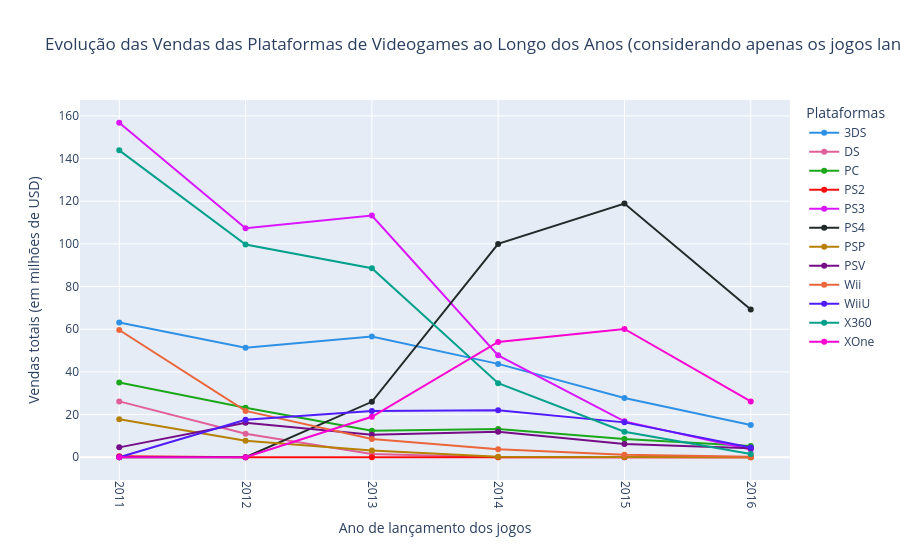

Source (notebook cell):
### Code cell
# Exibindo um gráfico de linhas para visualizar a tendência dos valores da tabela ao longo dos anos:
fig3 = px.line( 
    sales_per_year_platform_relevant,
    x='year_of_release',
    y=sales_per_year_platform_relevant.columns[1:], # Selecionando todas as colunas, exceto a primeira (ano)
    title='Evolução das Vendas das Plataformas de Videogames ao Longo dos Anos (considerando apenas os jogos lançados entre 2011 e 2016)',
    labels={'year_of_release':'Ano de lançamento dos jogos', 'value':'Vendas totais (em milhões de USD)'},
    color_discrete_sequence=px.colors.qualitative.Dark24,
    markers=True
)
fig3.update_xaxes(dtick=1, tickangle=90)
fig3.update_layout(legend_title_text='Plataformas')
fig3.show()

### Figure 1 — Plotly figure (JSON) as saved in the notebook; plotly's stock layout.template omitted (floating-point values rounded to 4 significant figures)
{"data": [{"hovertemplate": "variable=3DS<br>Ano de lançamento dos jogos=%{x}<br>Vendas totais (em milhões de USD)=%{y}<extra></extra>", "legendgroup": "3DS", "line": {"color": "#2E91E5", "dash": "solid"}, "marker": {"symbol": "circle"}, "mode": "lines+markers", "name": "3DS", "orientation": "v", "showlegend": true, "type": "scatter", "x": [2011, 2012, 2013, 2014, 2015, 2016], "xaxis": "x", "y": [63.2, 51.36, 56.57, 43.76, 27.78, 15.14], "yaxis": "y"}, {"hovertemplate": "variable=DS<br>Ano de lançamento dos jogos=%{x}<br>Vendas totais (em milhões de USD)=%{y}<extra></extra>", "legendgroup": "DS", "line": {"color": "#E15F99", "dash": "solid"}, "marker": {"symbol": "circle"}, "mode": "lines+markers", "name": "DS", "orientation": "v", "showlegend": true, "type": "scatter", "x": [2011, 2012, 2013, 2014, 2015, 2016], "xaxis": "x", "y": [26.18, 11.01, 1.54, 0.0, 0.0, 0.0], "yaxis": "y"}, {"hovertemplate": "variable=PC<br>Ano de lançamento dos jogos=%{x}<br>Vendas totais (em milhões de USD)=%{y}<extra></extra>", "legendgroup": "PC", "line": {"color": "#1CA71C", "dash": "solid"}, "marker": {"symbol": "circle"}, "mode": "lines+markers", "name": "PC", "orientation": "v", "showlegend": true, "type": "scatter", "x": [2011, 2012, 2013, 2014, 2015, 2016], "xaxis": "x", "y": [35.03, 23.22, 12.38, 13.28, 8.52, 5.25], "yaxis": "y"}, {"hovertemplate": "variable=PS2<br>Ano de lançamento dos jogos=%{x}<br>Vendas totais (em milhões de USD)=%{y}<extra></extra>", "legendgroup": "PS2", "line": {"color": "#FB0D0D", "dash": "solid"}, "marker": {"symbol": "circle"}, "mode": "lines+markers", "name": "PS2", "orientation": "v", "showlegend": true, "type": "scatter", "x": [2011, 2012, 2013, 2014, 2015, 2016], "xaxis": "x", "y": [0.45, 0.0, 0.0, 0.0, 0.0, 0.0], "yaxis": "y"}, {"hovertemplate": "variable=PS3<br>Ano de lançamento dos jogos=%{x}<br>Vendas totais (em milhões de USD)=%{y}<extra></extra>", "legendgroup": "PS3", "line": {"color": "#DA16FF", "dash": "solid"}, "marker": {"symbol": "circle"}, "mode": "lines+markers", "name": "PS3", "orientation": "v", "showlegend": true, "type": "scatter", "x": [2011, 2012, 2013, 2014, 2015, 2016], "xaxis": "x", "y": [156.8, 107.4, 113.2, 47.76, 16.82, 3.6], "yaxis": "y"}, {"hovertemplate": "variable=PS4<br>Ano de lançamento dos jogos=%{x}<br>Vendas totais (em milhões de USD)=%{y}<extra></extra>", "legendgroup": "PS4", "line": {"color": "#222A2A", "dash": "solid"}, "marker": {"symbol": "circle"}, "mode": "lines+markers", "name": "PS4", "orientation": "v", "showlegend": true, "type": "scatter", "x": [2011, 2012, 2013, 2014, 2015, 2016], "xaxis": "x", "y": [0.0, 0.0, 25.99, 100.0, 118.9, 69.25], "yaxis": "y"}, {"hovertemplate": "variable=PSP<br>Ano de lançamento dos jogos=%{x}<br>Vendas totais (em milhões de USD)=%{y}<extra></extra>", "legendgroup": "PSP", "line": {"color": "#B68100", "dash": "solid"}, "marker": {"symbol": "circle"}, "mode": "lines+markers", "name": "PSP", "orientation": "v", "showlegend": true, "type": "scatter", "x": [2011, 2012, 2013, 2014, 2015, 2016], "xaxis": "x", "y": [17.82, 7.69, 3.14, 0.24, 0.12, 0.0], "yaxis": "y"}, {"hovertemplate": "variable=PSV<br>Ano de lançamento dos jogos=%{x}<br>Vendas totais (em milhões de USD)=%{y}<extra></extra>", "legendgroup": "PSV", "line": {"color": "#750D86", "dash": "solid"}, "marker": {"symbol": "circle"}, "mode": "lines+markers", "name": "PSV", "orientation": "v", "showlegend": true, "type": "scatter", "x": [2011, 2012, 2013, 2014, 2015, 2016], "xaxis": "x", "y": [4.63, 16.19, 10.59, 11.9, 6.25, 4.25], "yaxis": "y"}, {"hovertemplate": "variable=Wii<br>Ano de lançamento dos jogos=%{x}<br>Vendas totais (em milhões de USD)=%{y}<extra></extra>", "legendgroup": "Wii", "line": {"color": "#EB663B", "dash": "solid"}, "marker": {"symbol": "circle"}, "mode": "lines+markers", "name": "Wii", "orientation": "v", "showlegend": true, "type": "scatter", "x": [2011, 2012, 2013, 2014, 2015, 2016], "xaxis": "x", "y": [59.65, 21.71, 8.59, 3.75, 1.14, 0.18], "yaxis": "y"}, {"hovertemplate": "variable=WiiU<br>Ano de lançamento dos jogos=%{x}<br>Vendas totais (em milhões de USD)=%{y}<extra></extra>", "legendgroup": "WiiU", "line": {"color": "#511CFB", "dash": "solid"}, "marker": {"symbol": "circle"}, "mode": "lines+markers", "name": "WiiU", "orientation": "v", "showlegend": true, "type": "scatter", "x": [2011, 2012, 2013, 2014, 2015, 2016], "xaxis": "x", "y": [0.0, 17.56, 21.65, 22.03, 16.35, 4.6], "yaxis": "y"}, {"hovertemplate": "variable=X360<br>Ano de lançamento dos jogos=%{x}<br>Vendas totais (em milhões de USD)=%{y}<extra></extra>", "legendgroup": "X360", "line": {"color": "#00A08B", "dash": "solid"}, "marker": {"symbol": "circle"}, "mode": "lines+markers", "name": "X360", "orientation": "v", "showlegend": true, "type": "scatter", "x": [2011, 2012, 2013, 2014, 2015, 2016], "xaxis": "x", "y": [143.8, 99.74, 88.58, 34.74, 11.96, 1.52], "yaxis": "y"}, {"hovertemplate": "variable=XOne<br>Ano de lançamento dos jogos=%{x}<br>Vendas totais (em milhões de USD)=%{y}<extra></extra>", "legendgroup": "XOne", "line": {"color": "#FB00D1", "dash": "solid"}, "marker": {"symbol": "circle"}, "mode": "lines+markers", "name": "XOne", "orientation": "v", "showlegend": true, "type": "scatter", "x": [2011, 2012, 2013, 2014, 2015, 2016], "xaxis": "x", "y": [0.0, 0.0, 18.96, 54.07, 60.14, 26.15], "yaxis": "y"}], "layout": {"legend": {"title": {"text": "Plataformas"}, "tracegroupgap": 0}, "title": {"text": "Evolução das Vendas das Plataformas de Videogames ao Longo dos Anos (considerando apenas os jogos lançados entre 2011 e 2016)"}, "xaxis": {"anchor": "y", "domain": [0, 1], "dtick": 1, "tickangle": 90, "title": {"text": "Ano de lançamento dos jogos"}}, "yaxis": {"anchor": "x", "domain": [0, 1], "title": {"text": "Vendas totais (em milhões de USD)"}}}}
